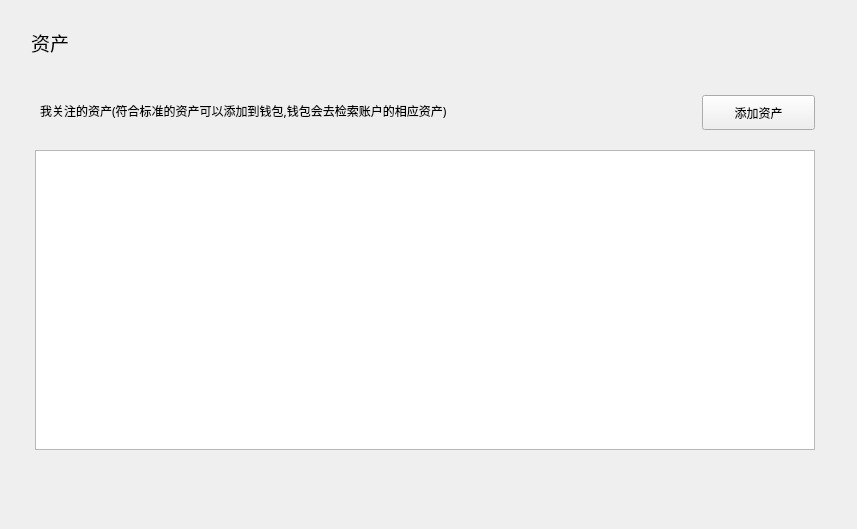
<?xml version="1.0" encoding="UTF-8"?>
<ui version="4.0">
 <class>AssetPage</class>
 <widget class="QWidget" name="AssetPage">
  <property name="geometry">
   <rect>
    <x>0</x>
    <y>0</y>
    <width>857</width>
    <height>529</height>
   </rect>
  </property>
  <property name="font">
   <font>
    <family>微软雅黑</family>
   </font>
  </property>
  <property name="windowTitle">
   <string>Form</string>
  </property>
  <widget class="QTableWidget" name="myAssetWidget">
   <property name="geometry">
    <rect>
     <x>35</x>
     <y>150</y>
     <width>780</width>
     <height>300</height>
    </rect>
   </property>
   <property name="autoFillBackground">
    <bool>true</bool>
   </property>
   <property name="styleSheet">
    <string notr="true"/>
   </property>
   <property name="verticalScrollBarPolicy">
    <enum>Qt::ScrollBarAsNeeded</enum>
   </property>
   <property name="horizontalScrollBarPolicy">
    <enum>Qt::ScrollBarAlwaysOff</enum>
   </property>
   <property name="sizeAdjustPolicy">
    <enum>QAbstractScrollArea::AdjustToContents</enum>
   </property>
   <property name="autoScroll">
    <bool>false</bool>
   </property>
   <property name="editTriggers">
    <set>QAbstractItemView::NoEditTriggers</set>
   </property>
   <property name="tabKeyNavigation">
    <bool>false</bool>
   </property>
   <property name="showDropIndicator" stdset="0">
    <bool>false</bool>
   </property>
   <property name="dragDropOverwriteMode">
    <bool>false</bool>
   </property>
   <property name="verticalScrollMode">
    <enum>QAbstractItemView::ScrollPerItem</enum>
   </property>
   <property name="horizontalScrollMode">
    <enum>QAbstractItemView::ScrollPerItem</enum>
   </property>
   <property name="showGrid">
    <bool>false</bool>
   </property>
   <attribute name="horizontalHeaderVisible">
    <bool>false</bool>
   </attribute>
   <attribute name="horizontalHeaderCascadingSectionResizes">
    <bool>true</bool>
   </attribute>
   <attribute name="verticalHeaderVisible">
    <bool>false</bool>
   </attribute>
   <attribute name="verticalHeaderCascadingSectionResizes">
    <bool>true</bool>
   </attribute>
   <column>
    <property name="text">
     <string>资产名</string>
    </property>
    <property name="font">
     <font>
      <family>微软雅黑</family>
     </font>
    </property>
    <property name="textAlignment">
     <set>AlignCenter</set>
    </property>
    <property name="background">
     <color>
      <red>0</red>
      <green>0</green>
      <blue>0</blue>
     </color>
    </property>
    <property name="foreground">
     <brush brushstyle="NoBrush">
      <color alpha="255">
       <red>255</red>
       <green>255</green>
       <blue>255</blue>
      </color>
     </brush>
    </property>
   </column>
   <column>
    <property name="text">
     <string>资产符号</string>
    </property>
    <property name="font">
     <font>
      <family>微软雅黑</family>
     </font>
    </property>
    <property name="textAlignment">
     <set>AlignCenter</set>
    </property>
    <property name="background">
     <color>
      <red>0</red>
      <green>0</green>
      <blue>0</blue>
     </color>
    </property>
    <property name="foreground">
     <brush brushstyle="NoBrush">
      <color alpha="255">
       <red>255</red>
       <green>255</green>
       <blue>255</blue>
      </color>
     </brush>
    </property>
   </column>
   <column>
    <property name="text">
     <string>合约地址</string>
    </property>
    <property name="font">
     <font>
      <family>微软雅黑</family>
     </font>
    </property>
    <property name="textAlignment">
     <set>AlignCenter</set>
    </property>
    <property name="background">
     <color>
      <red>0</red>
      <green>0</green>
      <blue>0</blue>
     </color>
    </property>
    <property name="foreground">
     <brush brushstyle="NoBrush">
      <color alpha="255">
       <red>255</red>
       <green>255</green>
       <blue>255</blue>
      </color>
     </brush>
    </property>
   </column>
   <column>
    <property name="text">
     <string>资产总量</string>
    </property>
    <property name="font">
     <font>
      <family>微软雅黑</family>
     </font>
    </property>
    <property name="textAlignment">
     <set>AlignCenter</set>
    </property>
    <property name="background">
     <color>
      <red>0</red>
      <green>0</green>
      <blue>0</blue>
     </color>
    </property>
    <property name="foreground">
     <brush brushstyle="NoBrush">
      <color alpha="255">
       <red>255</red>
       <green>255</green>
       <blue>255</blue>
      </color>
     </brush>
    </property>
   </column>
   <column>
    <property name="text">
     <string>资产精度</string>
    </property>
    <property name="font">
     <font>
      <family>微软雅黑</family>
     </font>
    </property>
    <property name="textAlignment">
     <set>AlignCenter</set>
    </property>
    <property name="background">
     <color>
      <red>0</red>
      <green>0</green>
      <blue>0</blue>
     </color>
    </property>
    <property name="foreground">
     <brush brushstyle="NoBrush">
      <color alpha="255">
       <red>255</red>
       <green>255</green>
       <blue>255</blue>
      </color>
     </brush>
    </property>
   </column>
  </widget>
  <widget class="QToolButton" name="addTokenBtn">
   <property name="geometry">
    <rect>
     <x>702</x>
     <y>95</y>
     <width>113</width>
     <height>35</height>
    </rect>
   </property>
   <property name="font">
    <font>
     <family>微软雅黑</family>
     <weight>50</weight>
     <bold>false</bold>
    </font>
   </property>
   <property name="cursor">
    <cursorShape>PointingHandCursor</cursorShape>
   </property>
   <property name="styleSheet">
    <string notr="true"/>
   </property>
   <property name="text">
    <string>添加资产</string>
   </property>
  </widget>
  <widget class="QLabel" name="label_10">
   <property name="geometry">
    <rect>
     <x>31</x>
     <y>32</y>
     <width>60</width>
     <height>21</height>
    </rect>
   </property>
   <property name="font">
    <font>
     <family>微软雅黑</family>
     <pointsize>14</pointsize>
    </font>
   </property>
   <property name="styleSheet">
    <string notr="true">background:transparent;</string>
   </property>
   <property name="text">
    <string>资产</string>
   </property>
  </widget>
  <widget class="QLabel" name="label">
   <property name="geometry">
    <rect>
     <x>40</x>
     <y>100</y>
     <width>601</width>
     <height>21</height>
    </rect>
   </property>
   <property name="text">
    <string>我关注的资产(符合标准的资产可以添加到钱包,钱包会去检索账户的相应资产)</string>
   </property>
  </widget>
 </widget>
 <resources/>
 <connections/>
</ui>
